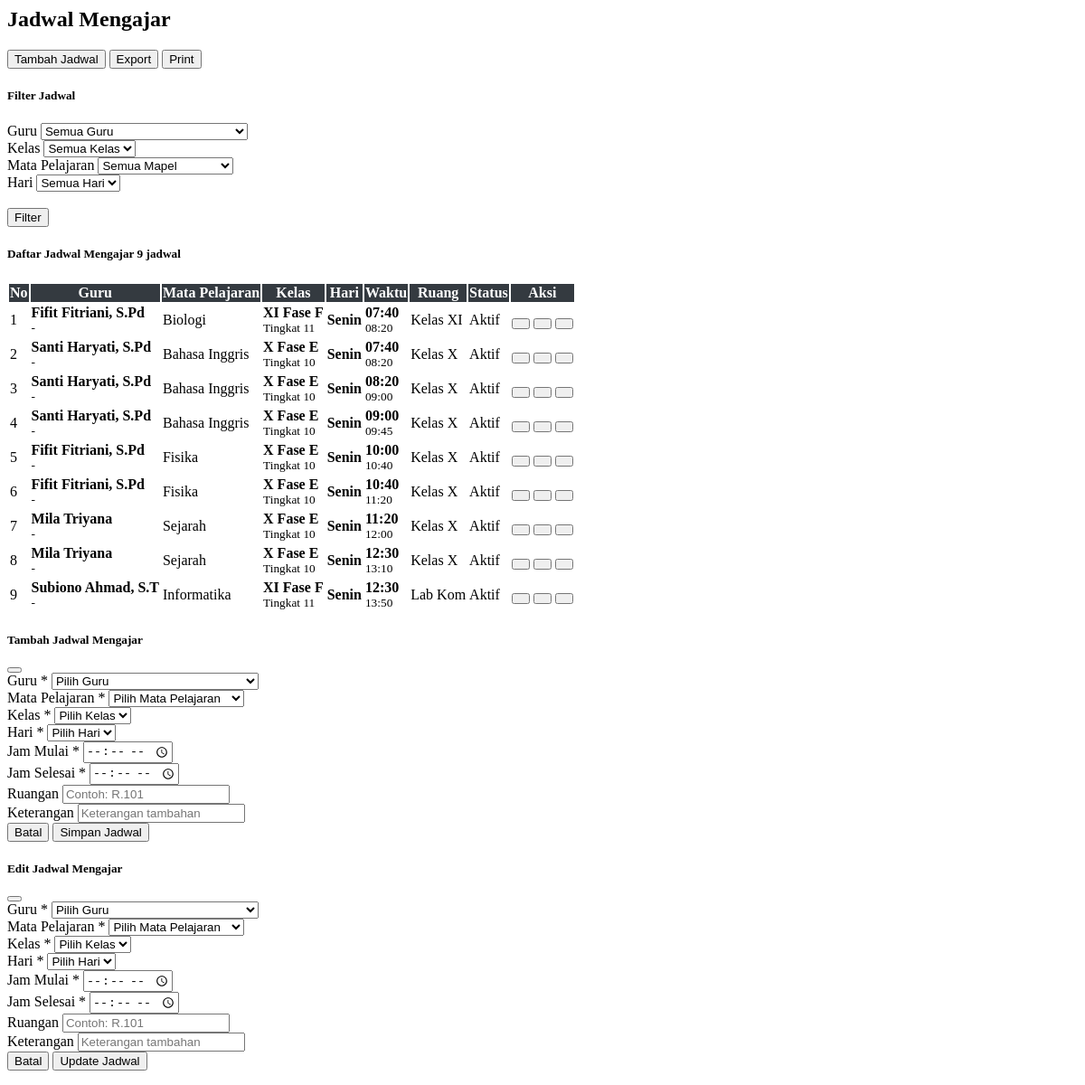
The page /pages/manage_jadwal_admin.php (signed in) on the database its author committed.
### tables this page shows
CREATE TABLE `jadwal_mengajar` (
  `id` int(11) NOT NULL,
  `user_id` int(11) NOT NULL,
  `mata_pelajaran_id` int(11) NOT NULL,
  `kelas_id` int(11) NOT NULL,
  `hari` tinyint(4) NOT NULL COMMENT '0=Minggu, 1=Senin, 2=Selasa, 3=Rabu, 4=Kamis, 5=Jumat, 6=Sabtu',
  `jam_mulai` time NOT NULL,
  `jam_selesai` time NOT NULL,
  `ruangan` varchar(20) DEFAULT NULL,
  `keterangan` text DEFAULT NULL,
  `status` enum('aktif','nonaktif') DEFAULT 'aktif',
  `created_at` timestamp NOT NULL DEFAULT current_timestamp(),
  `updated_at` timestamp NOT NULL DEFAULT current_timestamp() ON UPDATE current_timestamp()
);

CREATE TABLE `users` (
  `id` int(11) NOT NULL,
  `nama` varchar(100) NOT NULL,
  `email` varchar(100) NOT NULL,
  `password` varchar(255) NOT NULL,
  `jabatan_id` int(11) DEFAULT NULL,
  `qr_code` varchar(255) NOT NULL,
  `role` enum('admin','user') DEFAULT 'user',
  `created_at` timestamp NOT NULL DEFAULT current_timestamp(),
  `nip` varchar(20) DEFAULT NULL,
  `deskripsi` text DEFAULT NULL,
  `status` enum('aktif','nonaktif') DEFAULT 'aktif',
  `updated_at` timestamp NULL DEFAULT current_timestamp() ON UPDATE current_timestamp()
);

CREATE TABLE `mata_pelajaran` (
  `id` int(11) NOT NULL,
  `kode_pelajaran` varchar(10) NOT NULL,
  `nama_pelajaran` varchar(100) NOT NULL,
  `deskripsi` text DEFAULT NULL,
  `kategori` varchar(50) DEFAULT NULL,
  `status` enum('aktif','nonaktif') DEFAULT 'aktif',
  `created_at` timestamp NOT NULL DEFAULT current_timestamp(),
  `updated_at` timestamp NOT NULL DEFAULT current_timestamp() ON UPDATE current_timestamp()
);

CREATE TABLE `kelas` (
  `id` int(11) NOT NULL,
  `nama_kelas` varchar(20) NOT NULL,
  `tingkat` varchar(10) DEFAULT NULL,
  `jurusan` varchar(50) DEFAULT NULL,
  `kapasitas` int(11) DEFAULT 0,
  `wali_kelas_id` int(11) DEFAULT NULL,
  `tahun_ajaran` varchar(20) DEFAULT NULL,
  `status` enum('aktif','nonaktif') DEFAULT 'aktif',
  `created_at` timestamp NOT NULL DEFAULT current_timestamp(),
  `updated_at` timestamp NOT NULL DEFAULT current_timestamp() ON UPDATE current_timestamp()
);

### pages/manage_jadwal_admin.php (the view, shortened to what the rows shown need)
<?php
$database = new Database();
$db = $database->getConnection();
$tables_exist = true;
if ($tables_exist) {
    $where_conditions = [];
    $params = [];
    $where_clause = !empty($where_conditions) ? 'WHERE ' . implode(' AND ', $where_conditions) : '';
    $query_jadwal = "SELECT jm.*, u.nama as nama_guru, u.nip, mp.nama_pelajaran, k.nama_kelas, k.tingkat,
                            CASE
                                WHEN jm.hari = 1 THEN 'Senin'
                                WHEN jm.hari = 2 THEN 'Selasa'
                                WHEN jm.hari = 3 THEN 'Rabu'
                                WHEN jm.hari = 4 THEN 'Kamis'
                                WHEN jm.hari = 5 THEN 'Jumat'
                                WHEN jm.hari = 6 THEN 'Sabtu'
                            END as nama_hari,
                            TIMEDIFF(jm.jam_selesai, jm.jam_mulai) as durasi
                     FROM jadwal_mengajar jm
                     JOIN users u ON jm.user_id = u.id
                     JOIN mata_pelajaran mp ON jm.mata_pelajaran_id = mp.id
                     JOIN kelas k ON jm.kelas_id = k.id
                     $where_clause
                     ORDER BY jm.hari, jm.jam_mulai, u.nama";
    $stmt_jadwal = $db->prepare($query_jadwal);
    $stmt_jadwal->execute($params);
    $jadwal_list = $stmt_jadwal->fetchAll(PDO::FETCH_ASSOC);
}
?>
<div class="d-flex justify-content-between align-items-center mb-4">
    <h2><i class="fas fa-calendar-alt"></i> Jadwal Mengajar</h2>
</div>
<?php if (!$tables_exist): ?>
<div class="alert alert-warning" role="alert">
    <h5><i class="fas fa-exclamation-triangle"></i> Peringatan</h5>
    <p>Tabel database untuk jadwal mengajar belum dibuat. Silakan buat tabel berikut:</p>
    <ul>
        <li>Tabel <code>users</code> (untuk data guru)</li>
        <li>Tabel <code>kelas</code></li>
        <li>Tabel <code>mata_pelajaran</code></li>
        <li>Tabel <code>jadwal_mengajar</code></li>
    </ul>
</div>
<?php else: ?>
<div class="card">
    <div class="card-body">
        <div class="table-responsive">
            <table class="table table-hover" id="jadwalTable">
                <thead class="table-dark">
                    <tr>
                        <th>No</th>
                        <th>Guru</th>
                        <th>Mata Pelajaran</th>
                        <th>Kelas</th>
                        <th>Hari</th>
                        <th>Waktu</th>
                        <th>Ruang</th>
                        <th>Status</th>
                        <th>Aksi</th>
                    </tr>
                </thead>
                <tbody>
                    <?php if (empty($jadwal_list)): ?>
                    <tr>
                        <td colspan="9" class="text-center text-muted py-4">
                            <i class="fas fa-calendar-times fa-2x mb-2"></i>
                            <br>Tidak ada jadwal mengajar
                        </td>
                    </tr>
                    <?php else: ?>
                        <?php foreach ($jadwal_list as $index => $jadwal): ?>
                        <tr>
                            <td><?= $index + 1 ?></td>
                            <td>
                                <strong><?= $jadwal['nama_guru'] ?></strong>
                                <br><small class="text-muted"><?= $jadwal['nip'] ? $jadwal['nip'] : '-' ?></small>
                            </td>
                            <td>
                                <span class="badge bg-info"><?= $jadwal['nama_pelajaran'] ?></span>
                            </td>
                            <td>
                                <strong><?= $jadwal['nama_kelas'] ?></strong>
                                <?php if ($jadwal['tingkat']): ?>
                                <br><small class="text-muted">Tingkat <?= $jadwal['tingkat'] ?></small>
                                <?php endif; ?>
                            </td>
                            <td>
                                <strong class="text-primary"><?= $jadwal['nama_hari'] ?></strong>
                            </td>
                            <td>
                                <strong><?= date('H:i', strtotime($jadwal['jam_mulai'])) ?></strong>
                                <br>
                                <small class="text-muted"><?= date('H:i', strtotime($jadwal['jam_selesai'])) ?></small>
                            </td>
                            <td><?= $jadwal['ruangan'] ?: '-' ?></td>
                            <td>
                                <span class="badge bg-<?= $jadwal['status'] == 'aktif' ? 'success' : 'secondary' ?>">
                                    <?= ucfirst($jadwal['status']) ?>
                                </span>
                            </td>
                            <td>
                                <div class="btn-group btn-group-sm">
                                    <button class="btn btn-warning" onclick="editJadwal(<?= htmlspecialchars(json_encode($jadwal)) ?>)">
                                    </button>
                                    <button class="btn btn-<?= $jadwal['status'] == 'aktif' ? 'secondary' : 'success' ?>"
                                            onclick="toggleStatus(<?= $jadwal['id'] ?>, '<?= $jadwal['status'] ?>')">
                                    </button>
                                    <button class="btn btn-danger" onclick="deleteJadwal(<?= $jadwal['id'] ?>, '<?= $jadwal['nama_guru'] ?>', '<?= $jadwal['nama_pelajaran'] ?>')">
                                    </button>
                                </div>
                            </td>
                        </tr>
                        <?php endforeach; ?>
                    <?php endif; ?>
                </tbody>
            </table>
        </div>
    </div>
</div>
<?php endif; ?>

### rows shown on the page
jadwal_mengajar: user.nama "Fifit Fitriani, S.Pd", mata_pelajaran.nama_pelajaran "Biologi", kelas.nama_kelas "XI Fase F", kelas.tingkat "11", nama_hari "Senin", jam_mulai "07:40", jam_selesai "08:20", ruangan "Kelas XI", status "Aktif"
jadwal_mengajar: user.nama "Santi Haryati, S.Pd", mata_pelajaran.nama_pelajaran "Bahasa Inggris", kelas.nama_kelas "X Fase E", kelas.tingkat "10", nama_hari "Senin", jam_mulai "07:40", jam_selesai "08:20", ruangan "Kelas X", status "Aktif"
jadwal_mengajar: user.nama "Santi Haryati, S.Pd", mata_pelajaran.nama_pelajaran "Bahasa Inggris", kelas.nama_kelas "X Fase E", kelas.tingkat "10", nama_hari "Senin", jam_mulai "08:20", jam_selesai "09:00", ruangan "Kelas X", status "Aktif"
jadwal_mengajar: user.nama "Santi Haryati, S.Pd", mata_pelajaran.nama_pelajaran "Bahasa Inggris", kelas.nama_kelas "X Fase E", kelas.tingkat "10", nama_hari "Senin", jam_mulai "09:00", jam_selesai "09:45", ruangan "Kelas X", status "Aktif"
jadwal_mengajar: user.nama "Fifit Fitriani, S.Pd", mata_pelajaran.nama_pelajaran "Fisika", kelas.nama_kelas "X Fase E", kelas.tingkat "10", nama_hari "Senin", jam_mulai "10:00", jam_selesai "10:40", ruangan "Kelas X", status "Aktif"
jadwal_mengajar: user.nama "Fifit Fitriani, S.Pd", mata_pelajaran.nama_pelajaran "Fisika", kelas.nama_kelas "X Fase E", kelas.tingkat "10", nama_hari "Senin", jam_mulai "10:40", jam_selesai "11:20", ruangan "Kelas X", status "Aktif"
jadwal_mengajar: user.nama "Mila Triyana", mata_pelajaran.nama_pelajaran "Sejarah", kelas.nama_kelas "X Fase E", kelas.tingkat "10", nama_hari "Senin", jam_mulai "11:20", jam_selesai "12:00", ruangan "Kelas X", status "Aktif"
jadwal_mengajar: user.nama "Mila Triyana", mata_pelajaran.nama_pelajaran "Sejarah", kelas.nama_kelas "X Fase E", kelas.tingkat "10", nama_hari "Senin", jam_mulai "12:30", jam_selesai "13:10", ruangan "Kelas X", status "Aktif"
jadwal_mengajar: user.nama "Subiono Ahmad, S.T", mata_pelajaran.nama_pelajaran "Informatika", kelas.nama_kelas "XI Fase F", kelas.tingkat "11", nama_hari "Senin", jam_mulai "12:30", jam_selesai "13:50", ruangan "Lab Kom", status "Aktif"

### other values the page prints
count($jadwal_list) "9"
